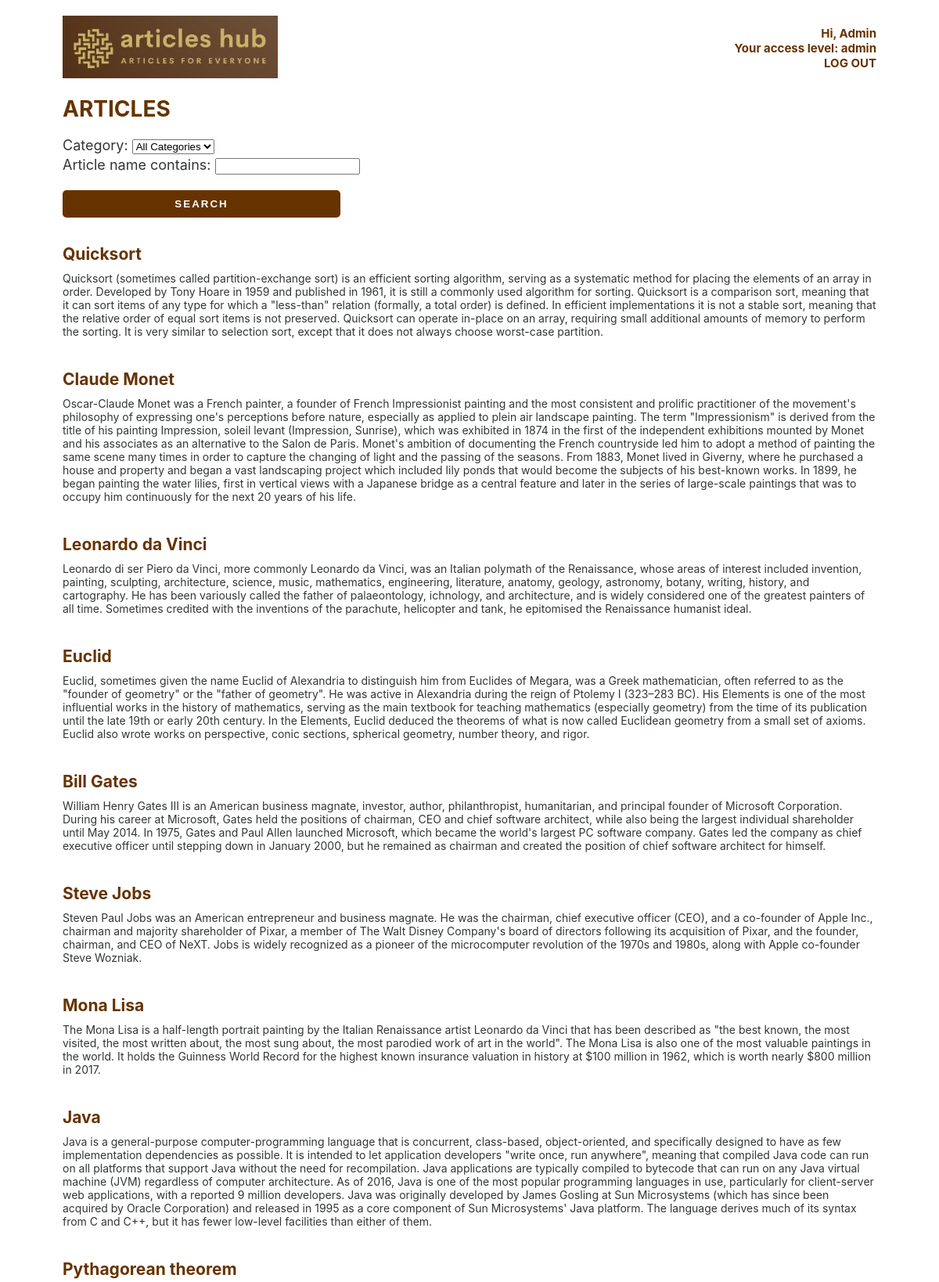
The app's page /articleshub/articles/ (signed in, upper part) with its own data.
### ARTICLES_HUB/models.py (models this page shows, shortened)
class Article (models.Model):
    article_id = models.IntegerField
    type_id = models.ForeignKey (ArticleType, on_delete=models.SET_NULL, null=True)
    category_id = models.ForeignKey (ArticleCategory, on_delete=models.SET_NULL, null=True)
    article_name = models.TextField(max_length=255)
    year_of_born = models.TextField(max_length=50, blank=True)
    year_of_died = models.TextField(max_length=50, blank=True)
    nationality = models.TextField(max_length=50, blank=True)
    notable_work = models.TextField(max_length=255, blank=True)
    article_about = models.TextField(max_length=8000, blank=True)
    known_for = models.TextField(max_length=255, blank=True)
    article_year = models.TextField(max_length=50, blank=True)
    medium = models.TextField(max_length=255, blank=True)
    dimensions = models.TextField(max_length=255, blank=True)
    location = models.TextField(max_length=255, blank=True)
    designed = models.TextField(max_length=255, blank=True)
    developer = models.TextField(max_length=255, blank=True)

### ARTICLES_HUB/views.py (the view, shortened to what this page needs)
# urls.py: path("articles/", ArticlesListView.as_view(), name = "article_list"),
class ArticlesListView(ListView):
    model = Article
    template_name = "article_list.html"
    def get(self, request, *args, **kwargs):
        view = views.article_filter_list
        return view(request, *args, **kwargs)

### ARTICLES_HUB/models.py (called while the page is built)
    def __str__(self):
        return self.category_name

### ARTICLES_HUB/views.py (called while the page is built)
def article_filter_list(request):
    articles = Article.objects.all()
    articleFilter = ArticleFilter(queryset=articles)
    if request.method == "POST":
        articleFilter = ArticleFilter(request.POST, queryset=articles)
    context = {
        'articleFilter': articleFilter
    }
    return render(request, 'article_list.html', context)

### ARTICLES_HUB/templates/article_list.html (shortened to what this page needs)
{% extends "base.html" %}
{% block content %}
{% if user.is_authenticated %}
<h1>ARTICLES </h1>
<form style="width: 400px" method="POST">
    {{ articleFilter.form.as_p }}
    <input type="submit" class="button-dark" style="width: 355px" value="SEARCH" />
</form>
<br />
{% for article in articleFilter.qs %}
<div class="tour-entry">
    <h2><a href=" {% url 'article_detail' article.pk %} " >{{article.article_name}}</a></h2>
    <p>{{article.article_about}}</p>
</div>
{% endfor %}
{% endif %}
{% endblock content %}

### ARTICLES_HUB/templates/base.html (shortened to what this page needs)
{% load static %}
<!DOCTYPE html>
<html lang="en">
<head>
    <link rel="stylesheet" href="{% static 'css/base.css' %}">
</head>
<body>
    {% if user.is_authenticated %}
    <div class="base-container">
        <div class="base-logo">
          <a href="{% url 'home' %}"><img src="{% static 'images/articles_hub_logo2.jpg' %}" height="80px"></a>
        </div>
        <div class="base-text">
            <h5>
                Hi, {{user.first_name}} <br>
                 Your access level: {{user.groups.first.name}} <br>
                 <a href="{% url 'logout' %}">LOG OUT</a>
            </h5>
        </div>
      </div>
    {% endif %}
{% block content %} {% endblock content %}
</body>
</html>

### ARTICLES_HUB/static/css/base.css (style rules this page uses)
body { font-family: 'Inter', sans-serif; font-size: 14px; text-decoration: none; margin: 20px 80px 20px 80px; }
form { font-family: 'Inter', sans-serif; font-size: 18px; width: 20%; }
.button-dark { background-color: #663300; color: white !important; padding: 10px 20px; margin-top: 20px; display: block; font-weight: bold; text-align: center; border-radius: 5px; border: none !important; letter-spacing: 2px; }
a { color: #663300; font-weight: bold; text-decoration: none; margin-left: 0px; margin-top: 0px; width: 200px; }
.tour-entry h2 { color: #663300; text-decoration: none; }
.tour-entry p { margin-bottom: 40px; }
h5 { text-align: right; text-decoration: none; color: #663300; font-size: 15px; font-weight: bold; margin: 0px; }
p { color: #333636; margin-bottom: 3px; margin-top: 3px; }
h2 { margin-bottom: 10px; }
h1 { font-weight: bold; color: #663300; }
.base-container { display: flex; justify-content: space-between; align-items: center; }
.base-logo { flex-basis: 50%; }
.base-text { text-align: left; margin-left: auto; flex-basis: 50%; }

### records on screen
Article: article_name "Quicksort", article_about "Quicksort (sometimes called partition-exchange sort) is an efficient sorting algorithm, serving as a systematic method for placing the elements of an array in order. Developed by Tony Hoare in 1959 and published in 1961, it is still a commonly used algorithm for sorting. Quicksort is a comparison sort, meaning that it can sort items of any type for which a \"less-than\" relation (formally, a total order) is defined. In efficient implementations it is not a stable sort, meaning that the relative order of equal sort items is not preserved. Quicksort can operate in-place on an array, requiring small additional amounts of memory to perform the sorting. It is very similar to selection sort, except…"
Article: article_name "Claude Monet", article_about "Oscar-Claude Monet was a French painter, a founder of French Impressionist painting and the most consistent and prolific practitioner of the movement's philosophy of expressing one's perceptions before nature, especially as applied to plein air landscape painting. The term \"Impressionism\" is derived from the title of his painting Impression, soleil levant (Impression, Sunrise), which was exhibited in 1874 in the first of the independent exhibitions mounted by Monet and his associates as an alternative to the Salon de Paris. Monet's ambition of documenting the French countryside led him to adopt a method of painting the same scene many times in order to capture the changing of light and the…"
Article: article_name "Leonardo da Vinci", article_about "Leonardo di ser Piero da Vinci, more commonly Leonardo da Vinci, was an Italian polymath of the Renaissance, whose areas of interest included invention, painting, sculpting, architecture, science, music, mathematics, engineering, literature, anatomy, geology, astronomy, botany, writing, history, and cartography. He has been variously called the father of palaeontology, ichnology, and architecture, and is widely considered one of the greatest painters of all time. Sometimes credited with the inventions of the parachute, helicopter and tank, he epitomised the Renaissance humanist ideal."
Article: article_name "Euclid", article_about "Euclid, sometimes given the name Euclid of Alexandria to distinguish him from Euclides of Megara, was a Greek mathematician, often referred to as the \"founder of geometry\" or the \"father of geometry\". He was active in Alexandria during the reign of Ptolemy I (323–283 BC). His Elements is one of the most influential works in the history of mathematics, serving as the main textbook for teaching mathematics (especially geometry) from the time of its publication until the late 19th or early 20th century. In the Elements, Euclid deduced the theorems of what is now called Euclidean geometry from a small set of axioms. Euclid also wrote works on perspective, conic sections, spherical geometry,…"
Article: article_name "Bill Gates", article_about "William Henry Gates III is an American business magnate, investor, author, philanthropist, humanitarian, and principal founder of Microsoft Corporation. During his career at Microsoft, Gates held the positions of chairman, CEO and chief software architect, while also being the largest individual shareholder until May 2014. In 1975, Gates and Paul Allen launched Microsoft, which became the world's largest PC software company. Gates led the company as chief executive officer until stepping down in January 2000, but he remained as chairman and created the position of chief software architect for himself."
Article: article_name "Steve Jobs", article_about "Steven Paul Jobs was an American entrepreneur and business magnate. He was the chairman, chief executive officer (CEO), and a co-founder of Apple Inc., chairman and majority shareholder of Pixar, a member of The Walt Disney Company's board of directors following its acquisition of Pixar, and the founder, chairman, and CEO of NeXT. Jobs is widely recognized as a pioneer of the microcomputer revolution of the 1970s and 1980s, along with Apple co-founder Steve Wozniak."
Article: article_name "Mona Lisa", article_about "The Mona Lisa is a half-length portrait painting by the Italian Renaissance artist Leonardo da Vinci that has been described as \"the best known, the most visited, the most written about, the most sung about, the most parodied work of art in the world\". The Mona Lisa is also one of the most valuable paintings in the world. It holds the Guinness World Record for the highest known insurance valuation in history at $100 million in 1962, which is worth nearly $800 million in 2017."
Article: article_name "Java", article_about "Java is a general-purpose computer-programming language that is concurrent, class-based, object-oriented, and specifically designed to have as few implementation dependencies as possible. It is intended to let application developers \"write once, run anywhere\", meaning that compiled Java code can run on all platforms that support Java without the need for recompilation. Java applications are typically compiled to bytecode that can run on any Java virtual machine (JVM) regardless of computer architecture. As of 2016, Java is one of the most popular programming languages in use, particularly for client-server web applications, with a reported 9 million developers. Java was originally developed…"
Article: article_name "Pythagorean theorem"

### other values on screen
{{ user.first_name }} "Admin"
{{ user.groups.first.name }} "admin"
